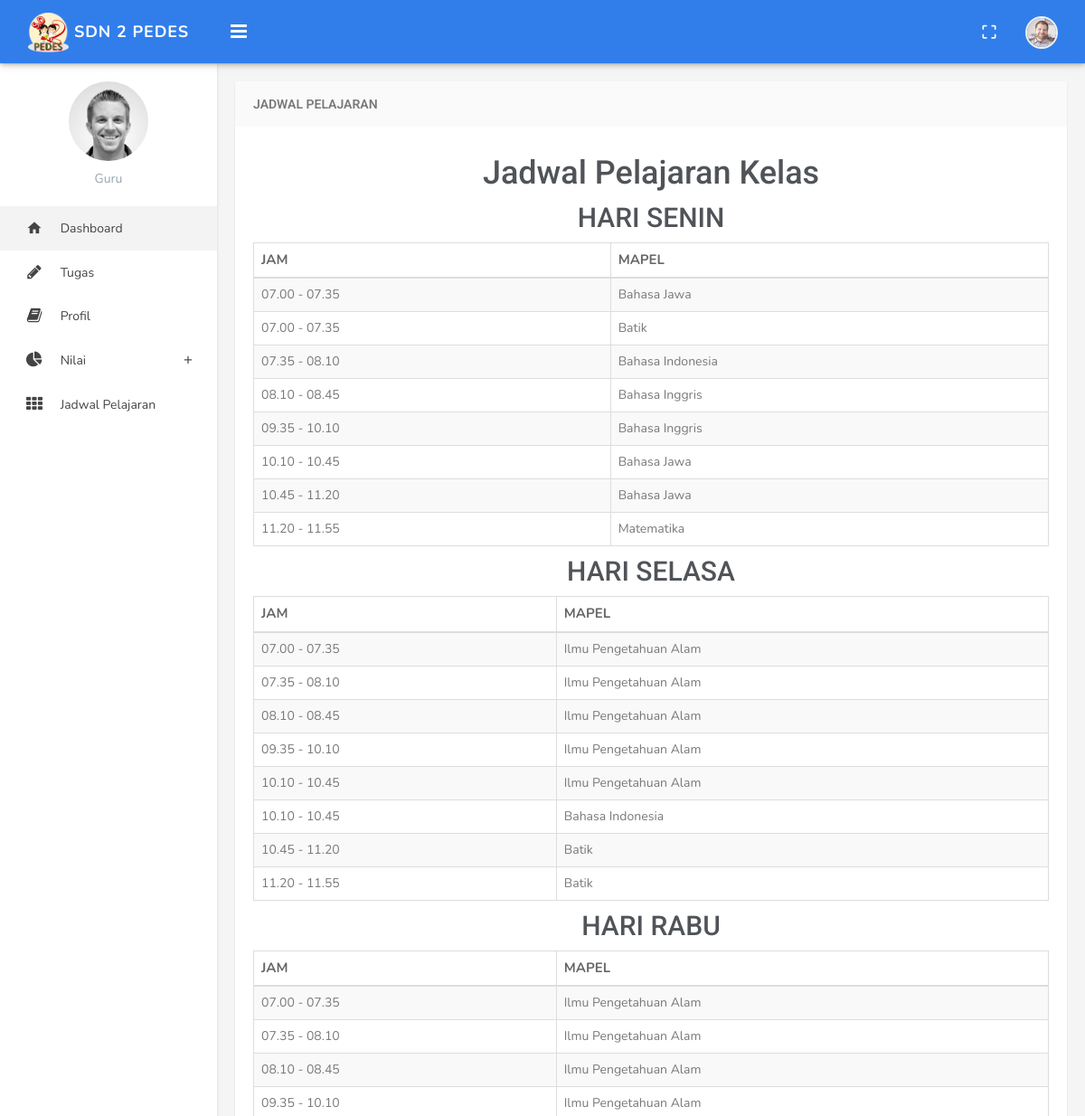
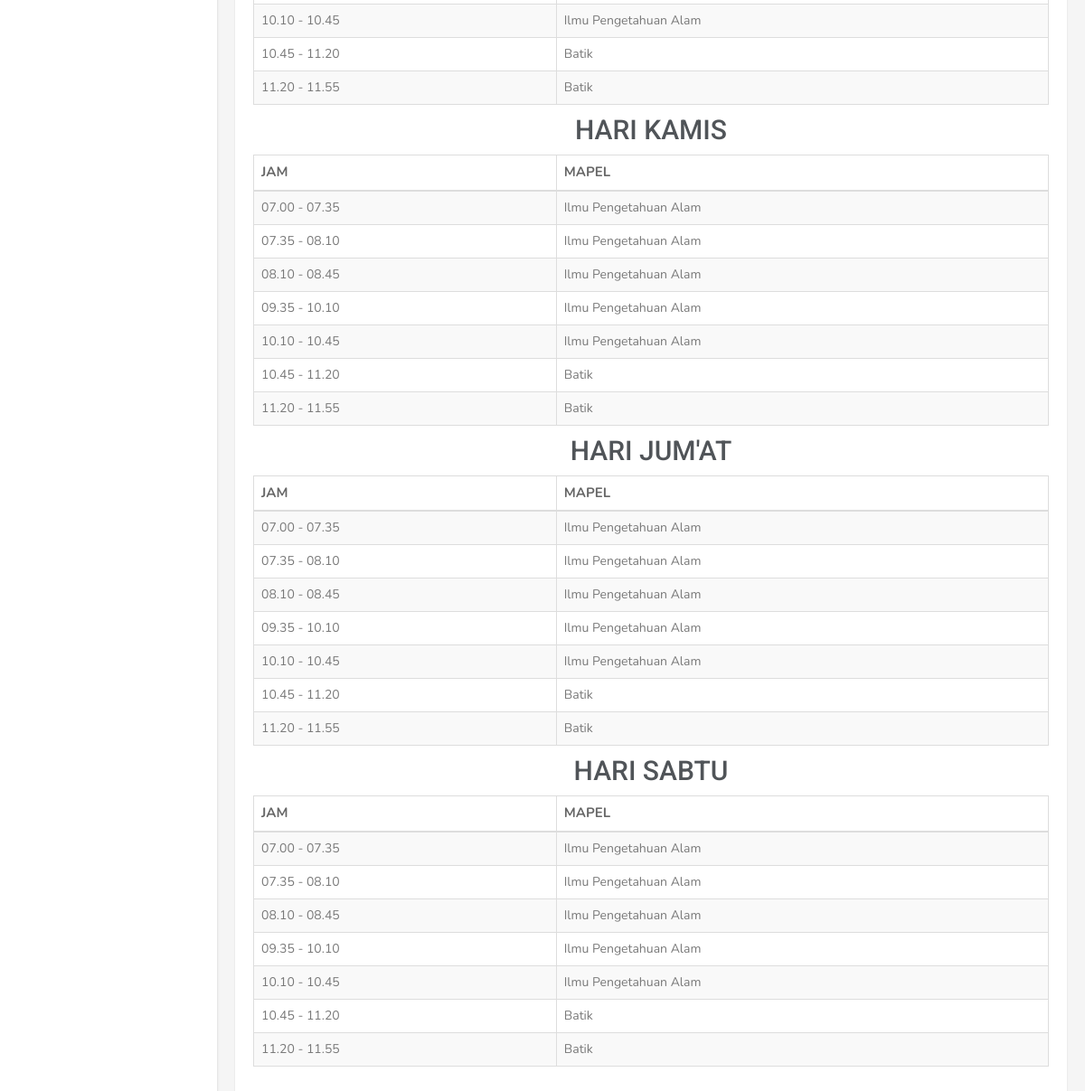
Screenshot of /index.php/guru/jadwal with the database file from the repository (2 pictures, top to bottom).
### tables this page shows
CREATE TABLE `jadwal_pelajaran` (
  `id` int(5) NOT NULL,
  `id_kelas` int(5) NOT NULL,
  `id_mapel` int(5) NOT NULL,
  `hari` int(5) NOT NULL,
  `jam` int(5) NOT NULL,
  `nip` varchar(20) NOT NULL
);

CREATE TABLE `jam` (
  `id` int(5) NOT NULL,
  `waktu` varchar(15) NOT NULL
);

CREATE TABLE `mapel` (
  `id` int(5) NOT NULL,
  `nama_mapel` varchar(50) NOT NULL
);

### application/controllers/guru/Jadwal.php (called while the page is built, shortened)
<?php
class Jadwal extends CI_Controller
{
	public function index()
	{
		$nip = $this->session->userdata('username');
		$kelas = $this->db->select('wali_kelas.id_kelas, ruang_kelas.nama_ruangan, ruang_kelas.id as id_kelas')->from('wali_kelas')->join('ruang_kelas','ruang_kelas.id=wali_kelas.id_kelas')->where('wali_kelas.id_guru',$nip)->get()->row();
		$kelas_guru = $kelas->id_kelas;
		$data['cek_kelas'] = $kelas;
		$data['senin'] = $this->db->select('jadwal_pelajaran.*, mapel.nama_mapel as nama_mapel, jam.waktu as waktu')->from('jadwal_pelajaran')->join('ruang_kelas', 'ruang_kelas.id=jadwal_pelajaran.id_kelas', 'INNER')->join('mapel','mapel.id=jadwal_pelajaran.id_mapel','INNER')->join('jam','jam.id=jadwal_pelajaran.jam','INNER')->where('hari','1')->like('ruang_kelas.id',$kelas_guru)->get()->result();
		$data['selasa'] = $this->db->select('jadwal_pelajaran.*, mapel.nama_mapel as nama_mapel, jam.waktu as waktu')->from('jadwal_pelajaran')->join('ruang_kelas', 'ruang_kelas.id=jadwal_pelajaran.id_kelas', 'INNER')->join('mapel','mapel.id=jadwal_pelajaran.id_mapel','INNER')->join('jam','jam.id=jadwal_pelajaran.jam','INNER')->where('hari','2')->like('ruang_kelas.id',$kelas_guru)->get()->result();
		$data['rabu'] = $this->db->select('jadwal_pelajaran.*, mapel.nama_mapel as nama_mapel, jam.waktu as waktu')->from('jadwal_pelajaran')->join('ruang_kelas', 'ruang_kelas.id=jadwal_pelajaran.id_kelas', 'INNER')->join('mapel','mapel.id=jadwal_pelajaran.id_mapel','INNER')->join('jam','jam.id=jadwal_pelajaran.jam','INNER')->where('hari','3')->like('ruang_kelas.id',$kelas_guru)->get()->result();
		$data['kamis'] = $this->db->select('jadwal_pelajaran.*, mapel.nama_mapel as nama_mapel, jam.waktu as waktu')->from('jadwal_pelajaran')->join('ruang_kelas', 'ruang_kelas.id=jadwal_pelajaran.id_kelas', 'INNER')->join('mapel','mapel.id=jadwal_pelajaran.id_mapel','INNER')->join('jam','jam.id=jadwal_pelajaran.jam','INNER')->where('hari','4')->like('ruang_kelas.id',$kelas_guru)->get()->result();
		$data['jumat'] = $this->db->select('jadwal_pelajaran.*, mapel.nama_mapel as nama_mapel, jam.waktu as waktu')->from('jadwal_pelajaran')->join('ruang_kelas', 'ruang_kelas.id=jadwal_pelajaran.id_kelas', 'INNER')->join('mapel','mapel.id=jadwal_pelajaran.id_mapel','INNER')->join('jam','jam.id=jadwal_pelajaran.jam','INNER')->where('hari','5')->like('ruang_kelas.id',$kelas_guru)->get()->result();
		$data['sabtu'] = $this->db->select('jadwal_pelajaran.*, mapel.nama_mapel as nama_mapel, jam.waktu as waktu')->from('jadwal_pelajaran')->join('ruang_kelas', 'ruang_kelas.id=jadwal_pelajaran.id_kelas', 'INNER')->join('mapel','mapel.id=jadwal_pelajaran.id_mapel','INNER')->join('jam','jam.id=jadwal_pelajaran.jam','INNER')->where('hari','6')->like('ruang_kelas.id',$kelas_guru)->get()->result();
		$this->load->view('guru/jadwal/index',$data);
	}
}

### index.php (called while the page is built, shortened)
<?php
require_once BASEPATH.'core/CodeIgniter.php';

### application/views/guru/jadwal/index.php (the view, shortened to what this page needs)
<!DOCTYPE html>
<html>
<head>
</head>
<body class="fixed-left">
  <div id="wrapper">
    <div class="content-page">
            <div class="content">
                <div class="container">
                    <div class="row">
                        <div class="col-sm-12">
                            <div class="panel panel-default">
                            <div class="panel-heading"><h3 class="panel-title">Jadwal Pelajaran</h3></div>
                                <div class="panel-body" align="center">
                                <h1 style="text-align: center;">Jadwal Pelajaran Kelas <?= $cek_kelas->nama_ruangan;?></h1>
                                  <div class="box-body">
                                  <h2>HARI SENIN</h2>
                                    <table class="table table-bordered table-striped">
                                        <thead>
                                            <tr>
                                                <th>JAM</th>
                                                <th>MAPEL</th>
                                            </tr>
                                        </thead>
                                        <tbody>
                                            <?php foreach($senin as $sw) : ?>
                                            <tr class="gradeX">
                                                <td><?= $sw->waktu; ?></td>
                                                <td><?= $sw->nama_mapel; ?></td>
                                            </tr>
                                            <?php endforeach; ?>
                                        </tbody>
                                    </table>
                                    <h2>HARI SELASA</h2>
                                    <table class="table table-bordered table-striped" id="datatable-editable">
                                        <thead>
                                            <tr>
                                                <th>JAM</th>
                                                <th>MAPEL</th>
                                            </tr>
                                        </thead>
                                        <tbody>
                                            <?php foreach($selasa as $sw) : ?>
                                            <tr class="gradeX">
                                                <td><?= $sw->waktu; ?></td>
                                                <td><?= $sw->nama_mapel; ?></td>
                                            </tr>
                                            <?php endforeach; ?>
                                        </tbody>
                                    </table>
                                    <h2>HARI RABU</h2>
                                    <table class="table table-bordered table-striped" id="datatable-editable">
                                        <thead>
                                            <tr>
                                                <th>JAM</th>
                                                <th>MAPEL</th>
                                            </tr>
                                        </thead>
                                        <tbody>
                                            <?php foreach($rabu as $sw) : ?>
                                            <tr class="gradeX">
                                                <td><?= $sw->waktu; ?></td>
                                                <td><?= $sw->nama_mapel; ?></td>
                                            </tr>
                                            <?php endforeach; ?>
                                        </tbody>
                                    </table>
                                    <h2>HARI KAMIS</h2>
                                    <table class="table table-bordered table-striped" id="datatable-editable">
                                        <thead>
                                            <tr>
                                                <th>JAM</th>
                                                <th>MAPEL</th>
                                            </tr>
                                        </thead>
                                        <tbody>
                                            <?php foreach($kamis as $sw) : ?>
                                            <tr class="gradeX">
                                                <td><?= $sw->waktu; ?></td>
                                                <td><?= $sw->nama_mapel; ?></td>
                                            </tr>
                                            <?php endforeach; ?>
                                        </tbody>
                                    </table>
                                    <h2>HARI JUM'AT</h2>
                                    <table class="table table-bordered table-striped" id="datatable-editable">
                                        <thead>
                                            <tr>
                                                <th>JAM</th>
                                                <th>MAPEL</th>
                                            </tr>
                                        </thead>
                                        <tbody>
                                            <?php foreach($jumat as $sw) : ?>
                                            <tr class="gradeX">
                                                <td><?= $sw->waktu; ?></td>
                                                <td><?= $sw->nama_mapel; ?></td>
                                            </tr>
                                            <?php endforeach; ?>
                                        </tbody>
                                    </table>
                                    <h2>HARI SABTU</h2>
                                    <table class="table table-bordered table-striped" id="datatable-editable">
                                        <thead>
                                            <tr>
                                                <th>JAM</th>
                                                <th>MAPEL</th>
                                            </tr>
                                        </thead>
                                        <tbody>
                                            <?php foreach($sabtu as $sw) : ?>
                                            <tr class="gradeX">
                                                <td><?= $sw->waktu; ?></td>
                                                <td><?= $sw->nama_mapel; ?></td>
                                            </tr>
                                            <?php endforeach; ?>
                                        </tbody>
                                    </table>
                                  </div>
                        </div>
                    </div>
                </div>
            </div>
        </div>
</div>
</body>
</html>

### assets/blue/css/style.css (style rules this page uses)
body { background: #f5f5f5; margin: 0; -webkit-text-size-adjust: 100%; font-family: 'Nunito', sans-serif; }
h1, h2, h3, h4, h5, h6 { margin: 10px 0; }
h1 { line-height: 43px; }
h2 { line-height: 35px; }
h3 { line-height: 30px; }
h1, h2, h3, h4, h5, h6 { font-family: 'Roboto', sans-serif; color: #505458; }
* { outline: none !important; }
.container { width: auto; }
#wrapper { width: 100%; height: 100%; position: relative; overflow: hidden; }
.row { margin-right: -10px; margin-left: -10px; }
.col-lg-1, .col-lg-10, .col-lg-11, .col-lg-12, .col-lg-2, .col-lg-3, .col-lg-4, .col-lg-5, .col-lg-6, .col-lg-7, .col-lg-8, .col-lg-9, .col-md-1, .col-md-10, .col-md-11, .col-md-12, .col-md-2, .col-md-3, .col-md-4, .col-md-5, .col-md-6, .col-md-7, .col-md-8, .col-md-9, .col-sm-1, .col-sm-10, .col-sm-11, .col-sm-12, .col-sm-2, .col-sm-3, .col-sm-4, .col-sm-5, .col-sm-6, .col-sm-7, .col-sm-8, .col-sm-9, .col-xs-1, .col-xs-10, .col-xs-11, .col-xs-12, .col-xs-2, .col-xs-3, .col-xs-4, .col-xs-5, .col-xs-6, .col-xs-7, .col-xs-8, .col-xs-9 { padding-left: 10px; padding-right: 10px; }
.panel { border: none; border-radius: 0px; margin-bottom: 20px; -webkit-box-shadow: 0px 1px 2px 0px rgba(0,0,0,0.1); -moz-box-shadow: 0px 1px 2px 0px rgba(0,0,0,0.1); box-shadow: 0px 1px 2px 0px rgba(0,0,0,0.1); }
.panel .panel-body { padding: 20px; }
.panel-heading { border-radius: 0; border: none !important; padding: 10px 20px; }
.panel-default>.panel-heading { color: #797979; background-color: #fafafa; border-bottom: none; }
.panel-title { font-size: 14px; text-transform: uppercase; font-weight: 600; margin-bottom: 0; margin-top: 0; }
.content-page { margin-left: 240px; overflow: hidden; position: relative; min-height: 940px; }
.content-page > .content { margin-top: 70px; margin-bottom: 60px; padding: 20px 5px 15px 5px; position: relative; }
.table { margin-bottom: 10px; }
tbody { color: #797979; }
th { font-size: 15px; color: #666; }

### rows the page displays
jadwal_pelajaran: jam.waktu "07.00 - 07.35", id_mapel.nama_mapel "Bahasa Jawa"
jadwal_pelajaran: jam.waktu "07.00 - 07.35", id_mapel.nama_mapel "Batik"
jadwal_pelajaran: jam.waktu "07.35 - 08.10", id_mapel.nama_mapel "Bahasa Indonesia"
jadwal_pelajaran: jam.waktu "08.10 - 08.45", id_mapel.nama_mapel "Bahasa Inggris"
jadwal_pelajaran: jam.waktu "09.35 - 10.10", id_mapel.nama_mapel "Bahasa Inggris"
jadwal_pelajaran: jam.waktu "10.10 - 10.45", id_mapel.nama_mapel "Bahasa Jawa"
jadwal_pelajaran: jam.waktu "10.45 - 11.20", id_mapel.nama_mapel "Bahasa Jawa"
jadwal_pelajaran: jam.waktu "11.20 - 11.55", id_mapel.nama_mapel "Matematika"
jadwal_pelajaran: jam.waktu "07.00 - 07.35", id_mapel.nama_mapel "Ilmu Pengetahuan Alam"
jadwal_pelajaran: jam.waktu "07.35 - 08.10", id_mapel.nama_mapel "Ilmu Pengetahuan Alam"
jadwal_pelajaran: jam.waktu "08.10 - 08.45", id_mapel.nama_mapel "Ilmu Pengetahuan Alam"
jadwal_pelajaran: jam.waktu "09.35 - 10.10", id_mapel.nama_mapel "Ilmu Pengetahuan Alam"
jadwal_pelajaran: jam.waktu "10.10 - 10.45", id_mapel.nama_mapel "Ilmu Pengetahuan Alam"
jadwal_pelajaran: jam.waktu "10.10 - 10.45", id_mapel.nama_mapel "Bahasa Indonesia"
jadwal_pelajaran: jam.waktu "10.45 - 11.20", id_mapel.nama_mapel "Batik"
jadwal_pelajaran: jam.waktu "11.20 - 11.55", id_mapel.nama_mapel "Batik"
jadwal_pelajaran: jam.waktu "07.00 - 07.35", id_mapel.nama_mapel "Ilmu Pengetahuan Alam"
jadwal_pelajaran: jam.waktu "07.35 - 08.10", id_mapel.nama_mapel "Ilmu Pengetahuan Alam"
jadwal_pelajaran: jam.waktu "08.10 - 08.45", id_mapel.nama_mapel "Ilmu Pengetahuan Alam"
jadwal_pelajaran: jam.waktu "09.35 - 10.10", id_mapel.nama_mapel "Ilmu Pengetahuan Alam"
jadwal_pelajaran: jam.waktu "10.10 - 10.45", id_mapel.nama_mapel "Ilmu Pengetahuan Alam"
jadwal_pelajaran: jam.waktu "10.45 - 11.20", id_mapel.nama_mapel "Batik"
jadwal_pelajaran: jam.waktu "11.20 - 11.55", id_mapel.nama_mapel "Batik"
jadwal_pelajaran: jam.waktu "07.00 - 07.35", id_mapel.nama_mapel "Ilmu Pengetahuan Alam"
jadwal_pelajaran: jam.waktu "07.35 - 08.10", id_mapel.nama_mapel "Ilmu Pengetahuan Alam"
jadwal_pelajaran: jam.waktu "08.10 - 08.45", id_mapel.nama_mapel "Ilmu Pengetahuan Alam"
jadwal_pelajaran: jam.waktu "09.35 - 10.10", id_mapel.nama_mapel "Ilmu Pengetahuan Alam"
jadwal_pelajaran: jam.waktu "10.10 - 10.45", id_mapel.nama_mapel "Ilmu Pengetahuan Alam"
jadwal_pelajaran: jam.waktu "10.45 - 11.20", id_mapel.nama_mapel "Batik"
jadwal_pelajaran: jam.waktu "11.20 - 11.55", id_mapel.nama_mapel "Batik"
jadwal_pelajaran: jam.waktu "07.00 - 07.35", id_mapel.nama_mapel "Ilmu Pengetahuan Alam"
jadwal_pelajaran: jam.waktu "07.35 - 08.10", id_mapel.nama_mapel "Ilmu Pengetahuan Alam"
jadwal_pelajaran: jam.waktu "08.10 - 08.45", id_mapel.nama_mapel "Ilmu Pengetahuan Alam"
jadwal_pelajaran: jam.waktu "09.35 - 10.10", id_mapel.nama_mapel "Ilmu Pengetahuan Alam"
jadwal_pelajaran: jam.waktu "10.10 - 10.45", id_mapel.nama_mapel "Ilmu Pengetahuan Alam"
jadwal_pelajaran: jam.waktu "10.45 - 11.20", id_mapel.nama_mapel "Batik"
jadwal_pelajaran: jam.waktu "11.20 - 11.55", id_mapel.nama_mapel "Batik"
jadwal_pelajaran: jam.waktu "07.00 - 07.35", id_mapel.nama_mapel "Ilmu Pengetahuan Alam"
jadwal_pelajaran: jam.waktu "07.35 - 08.10", id_mapel.nama_mapel "Ilmu Pengetahuan Alam"
jadwal_pelajaran: jam.waktu "08.10 - 08.45", id_mapel.nama_mapel "Ilmu Pengetahuan Alam"
jadwal_pelajaran: jam.waktu "09.35 - 10.10", id_mapel.nama_mapel "Ilmu Pengetahuan Alam"
jadwal_pelajaran: jam.waktu "10.10 - 10.45", id_mapel.nama_mapel "Ilmu Pengetahuan Alam"
jadwal_pelajaran: jam.waktu "10.45 - 11.20", id_mapel.nama_mapel "Batik"
jadwal_pelajaran: jam.waktu "11.20 - 11.55", id_mapel.nama_mapel "Batik"
